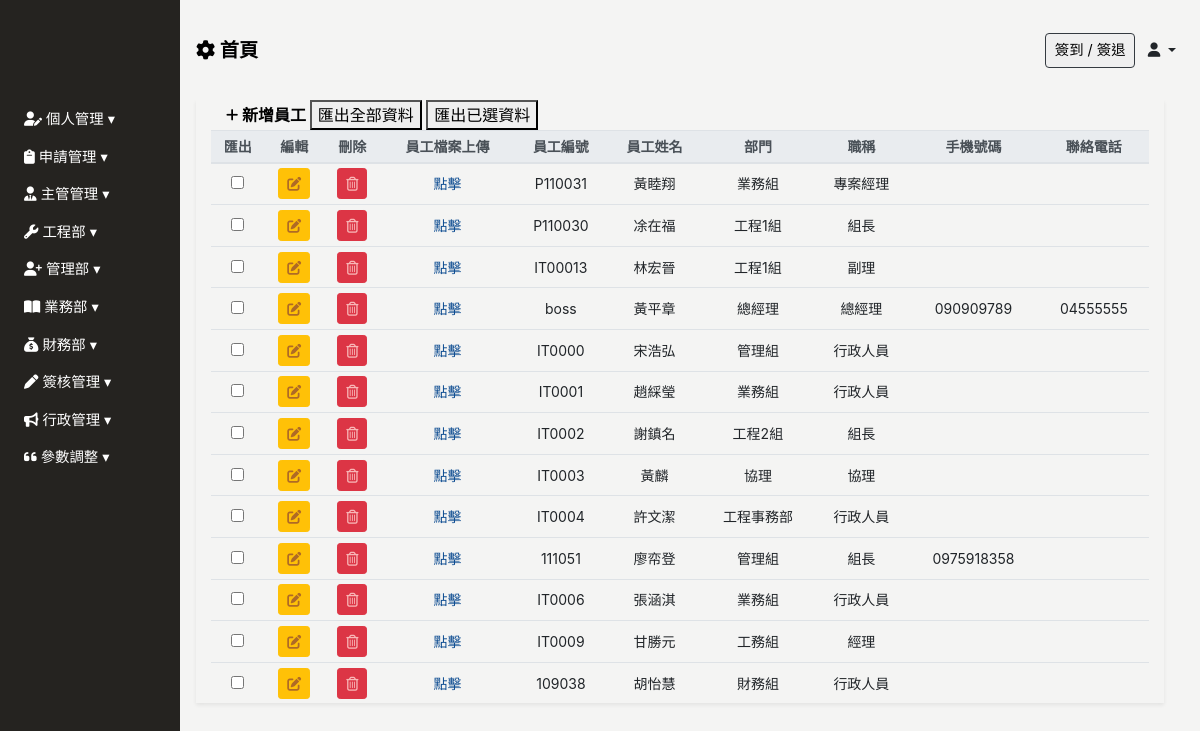
The app's page /employee/, older data.
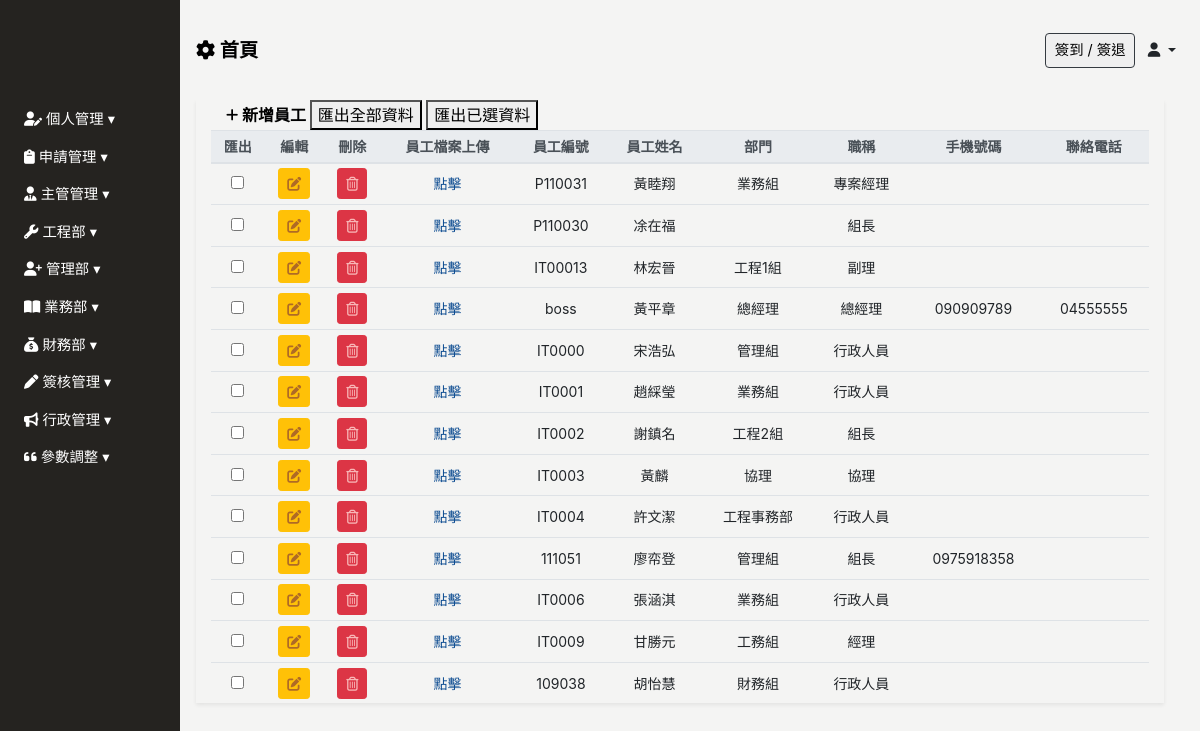
The same page, newer data.
### Backend/models.py (models this page shows, shortened)
class ModifiedModel(models.Model):
    modified_by = models.ForeignKey("Employee", on_delete=models.SET_NULL, null=True, blank=True)
    created_date = models.DateField(default=timezone.now,verbose_name='建立日期')
    update_date = models.DateField(auto_now=True, verbose_name='更新日期')
    class Meta:
        abstract = True

class Employee(ModifiedModel):
    GENDER_CHOICES = [
        ('M', '男'),
        ('F', '女'),
    ]
    BLOOD_TYPE_CHOICES = [
        ('A', 'A型'),
        ('B', 'B型'),
        ('AB','AB型'),
        ('O', 'O型'),
    ]
    MARITAL_STATUS_CHOICES = [
        ('M', '已婚'),
        ('S', '未婚'),
        ('D', '離異'),
    ]
    MILITARY_STATUS_CHOICES = [
        ('M', '義務役'),
        ('E', '免服役'),
        ('A', '替代役'),
    ]
    user = models.OneToOneField(User, null=True, blank=True, on_delete=models.CASCADE)
    profile_image = models.ImageField(upload_to='employee_profile/', blank=True, null=True, default='employee_profile/default_profile.png', verbose_name='員工照片')
    location_city = models.CharField(max_length=4, choices=LOCATION_CHOICES, null=True, blank=True, verbose_name='居住城市(用於計算)')
    uploaded_files = models.ManyToManyField(UploadedFile,blank=True,  related_name="userfile")
    annualleaves = models.ManyToManyField(AnnualLeave,blank=True,  related_name="AnnualLeave_user")
    full_name = models.CharField(max_length=30, null=True, blank=True, verbose_name='員工名稱')
    employee_id	 = models.CharField(max_length=30, blank=True,verbose_name='員工編號')
    departments = models.ForeignKey('Department', on_delete=models.SET_NULL, blank=True, null=True, related_name='employees', verbose_name='部門名稱')# 你可以通过department.employees.all()访问一个部门的所有员工。
    position = models.CharField(max_length=30, null=True, blank=True, verbose_name='職稱')
    phone_number = models.CharField(max_length=20, null=True, blank=True,verbose_name='手機號碼')
    contact_number = models.CharField(max_length=20, null=True, blank=True,verbose_name='聯絡電話')
    start_work_date = models.DateField(null=True, blank=True, verbose_name='到職日期')
    seniority = models.DecimalField(max_digits=3, decimal_places=1, null=True, blank=True, verbose_name='目前年資')
    id_number = models.CharField(max_length=20, null=True, blank=True, verbose_name='身份證字號')
    birthday = models.DateField(null=True, blank=True, verbose_name='出生日期')
    gender = models.CharField(max_length=1, choices=GENDER_CHOICES, null=True, blank=True, verbose_name='性別')
    blood_type = models.CharField(max_length=2, choices=BLOOD_TYPE_CHOICES, null=True, blank=True, verbose_name='血型')
    birth_place = models.CharField(max_length=100, null=True, blank=True, verbose_name='出生地')
    marital_status = models.CharField(max_length=1, choices=MARITAL_STATUS_CHOICES, null=True, blank=True, verbose_name='婚姻狀況')
    military_status = models.CharField(max_length=1, choices=MILITARY_STATUS_CHOICES, null=True, blank=True, verbose_name='兵役狀況')
    permanent_address = models.CharField(max_length=50, null=True, blank=True, verbose_name='戶籍地址')
    current_address_city = models.CharField(max_length=50, null=True, blank=True, verbose_name='現居地址縣市')
    current_address = models.CharField(max_length=50, null=True, blank=True, verbose_name='現居地址')
    location = models.CharField(max_length=50, null=True, blank=True, verbose_name='所在地')
    company_email = models.EmailField(null=True, blank=True, verbose_name='公司E_Mail')
    personal_email = models.EmailField(null=True, blank=True, verbose_name='個人E_Mail')
    emergency_contact = models.CharField(max_length=50, null=True, blank=True, verbose_name='緊急聯絡人1')
    emergency_contact_relations = models.CharField(max_length=50, null=True, blank=True, verbose_name='關係1')
    emergency_contact_phone = models.CharField(max_length=20, null=True, blank=True, verbose_name='聯絡人電話1')
    default_salary = models.PositiveIntegerField(default=26000, null=True, blank=True, verbose_name="基本薪資")
    job_addition = models.PositiveIntegerField(default=0, null=True, blank=True, verbose_name="職務加給")
    phone_addition = models.PositiveIntegerField(default=0, null=True, blank=True, verbose_name="手機加給")
    certificates_addition = models.PositiveIntegerField(default=0, null=True, blank=True, verbose_name="證照加給")
    labor_protection = models.PositiveIntegerField(default=0, null=True, blank=True, verbose_name="勞保級距")
    health_insurance = models.PositiveIntegerField(default=0, null=True, blank=True, verbose_name="健保級距")
    labor_pension_moeny = models.PositiveIntegerField(default=6, null=True, blank=True, verbose_name="勞退級距")
    labor_pension = models.PositiveIntegerField(default=6, null=True, blank=True, verbose_name="勞退比例(%)")
    class Meta:
        verbose_name = "員工"   # 單數
        verbose_name_plural = verbose_name   #複數
    def seniority(self):
        start_work_date= self.start_work_date
        if start_work_date == None :
            return "人資單位未填寫入值日"
        today = datetime.today().date()
        total_months = (today.year - start_work_date.year) * 12 + (today.month - start_work_date.month)
        seniority_value = round(total_months / 12,2)
        return seniority_value

class Department(ModifiedModel):
    COMPANY_CHOICES = [
        ('艾力克電機', '艾力克電機'),
        ('維景', '維景'),
    ]
    belong_to_company =models.CharField(max_length=20,choices=COMPANY_CHOICES, null=True, blank=True,verbose_name="所屬公司")
    parent_department  = models.ForeignKey('self',max_length=30,  on_delete=models.SET_NULL, null=True, blank=True, verbose_name='上層部門')
    department_name = models.CharField(max_length=30, null=True, blank=True,verbose_name='部門名稱')
    department_id = models.CharField(max_length=20, null=True, blank=True,verbose_name='部門編號')
    class Meta:
        verbose_name = "部門"   # 單數
        verbose_name_plural = verbose_name   #複數
    def __str__(self):
        return f"{self.department_name}({self.belong_to_company})"

### Frontend/views.py (the view)
# urls.py: path('employee/', views.Employee_list.as_view(), name='employee_list'),
class Employee_list(UserPassesTestMixin,ListView):
    model = Employee
    template_name = 'employee/employee.html'
    context_object_name = 'employee'
    def get_context_data(self, **kwargs):
        context = super().get_context_data(**kwargs)
        context["department_list"] = Department.objects.values('id','department_name')
        context['employee_form'] = EmployeeForm()
        return context
    def test_func(self):
        return Check_Permissions(self.request.user,"管理部")

### Backend/forms.py (shortened to what this page needs)
class EmployeeForm(BaseModelForm):
    class Meta:
        model = Employee
        fields = '__all__'
        widgets = {
            'location_city': forms.Select(attrs={'class': 'form-control form-control-sm', 'id':'location_city', "name":'location_city', 'required': 'true'}),
            'departments': forms.Select(attrs={'class': 'form-control form-control-sm', 'id':'departments', "name":'departments', 'required': 'true'}),
            'gender': forms.Select(attrs={'class': 'form-control form-control-sm', 'id':'gender', "name":'gender', 'required': 'true'}),
            'blood_type': forms.Select(attrs={'class': 'form-control form-control-sm', 'id':'blood_type', "name":'blood_type'}),
            'marital_status': forms.Select(attrs={'class': 'form-control form-control-sm', 'id':'marital_status', "name":'marital_status'}),
            'military_status': forms.Select(attrs={'class': 'form-control form-control-sm', 'id':'military_status', "name":'military_status'})
        }

### Backend/context_processors.py (called while the page is built, shortened)
def approval_count(request):
    if  isinstance(request.user, AnonymousUser):
        return {'approval_count': 0}

def client_list(request):
    clients = Client.objects.all()
    return {'clients': clients}

### Frontend/templates/employee/employee.html (shortened to what this page needs)
{% extends 'base/base_dashboard.html' %}
{% block import %}
{% load static%}
<link rel="stylesheet" href="{% static 'css/employee/employee.css' %}">
{% endblock %}
{% block main %}
<div class="main px-3" id="employee-app">
    <div class="employee-table container-fluid shadow-sm table-responsive-lg">
        <table class="table table-sm table-hover text-center" id="table" data-toggle="table" data-sortable="true"
        data-toolbar="#toolbar" data-search="true" data-show-columns="true"data-filter-strict-search="true"
        data-show-columns-toggle-all="true" data-pagination="true" data-page-size="25" data-page-list="[25, All]"
        data-filter-control="true">
            <div id="toolbar">
                <div class="employee-header container-fluid">
                    <a href="" class="font-weight-bold" id="sys_new" data-toggle="modal"data-target="#employee-modal">
                        <i class="fa-solid fa-plus fa-sm" style="color: #000000;"></i> 新增員工
                    </a>
                    <button class="d-none d-md-inline-block" onclick="exportAllOptionToExcel('員工.xlsx')"data-export-url="{% url 'excel_export' %}">匯出全部資料</button>
                    <button class="d-none d-md-inline-block" onclick="exportSelectedOptionToExcel('員工.xlsx')">匯出已選資料</button>
                </div>
            </div>
            <thead class="thead-light" style="font-size: 14px;">
                <tr class="text-nowrap">
                    <th data-force-hide="true" data-switchable="false" data-no-print="true" data-field="checkbox" class="d-none d-md-table-cell">匯出</th>
                    <th data-force-hide="true" data-switchable="false" data-no-print="true" data-field="edit">編輯</th>
                    <th data-force-hide="true" data-switchable="false" data-no-print="true" data-field="delete">刪除</th>
                    <th data-force-hide="true" data-switchable="false" data-no-print="true" data-field="employee_file_upload" >員工檔案上傳</th>
                    <th data-field="employee_id" data-sortable="true">員工編號</th>
                    <th data-field="full_name" data-sortable="true">員工姓名</th>
                    <th data-field="departments" data-sortable="true">部門</th>
                    <th data-field="position" data-sortable="true">職稱</th>
                    <th data-field="phone_number" data-sortable="true">手機號碼</th>
                    <th data-field="contact_number" data-sortable="true">聯絡電話</th>
                </tr>
            </thead>
            <tbody class="text-nowrap" style="font-size: 14px;">
                {% for p in employee %}
                {% if p.user.is_active %}
                <tr>
                    <td><input type="checkbox" name="importcheckd" onclick="updateCheckedArray(this)"value="{{ p.id }}"></td>
                    <td>
                        <a type="button" data-url="employee" data-id="{{p.pk}}"
                        class="sys_get btn btn-sm btn-warning" data-toggle="modal"
                        data-target="#employee-modal"><i class="fas fa-edit"></i></a>
                    </td>
                    <td>
                        <a data-url="employee" data-id="{{p.pk}}" type="button"
                        class="sys_del btn btn-sm btn-danger"><i class="far fa-trash-alt"></i></a>
                    </td>
                    <td>
                        <a href="" onclick="setEmployeeId({{p.pk}})" data-toggle="modal" data-target="#fileUploadModal">點擊</a>
                    </td>
                    <td>{{ p.employee_id }} </td>
                    <td>{{ p.full_name }}</td>
                    <td>{{ p.departments.department_name }}</td>
                    <td>{{ p.position }}</td>
                    <td>{% if p.phone_number %}{{ p.phone_number }}{% endif %}</td>
                    <td>{% if p.contact_number %}{{ p.contact_number }}{% endif %}</td>
                </tr>
                {% endif %}
                {% endfor %}
            </tbody>
        </table>
    </div>
</div>
{% endblock %}

Row changes from the older to the newer data that the page shows:
changed Employee "凃在福": departments.department_name "工程1組" → (not shown)
